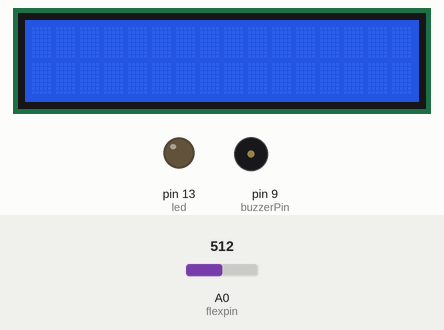
This sketch was run on a simulated Arduino Uno, built with avr-gcc and run on an emulated ATmega328P. On the bench: 16×2 character LCD, output pins drawn as LEDs (lit = HIGH), buzzer (waves = sounding). The inputs (shaded band) are chosen by the test bench; at power-on: A0 (flexpin) = 512. What the sketch prints to the serial monitor is not drawn.

Above: at 1.2 s.
1.3 s: A0 (flexpin) set to 716
At 5.6 s:
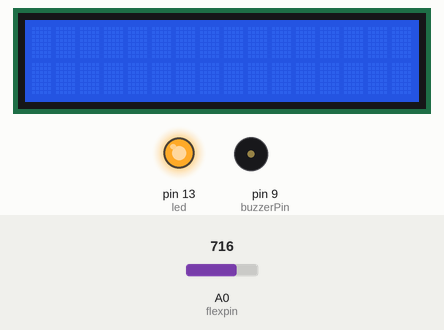
6.0 s: A0 (flexpin) set to 900
At 15.8 s:
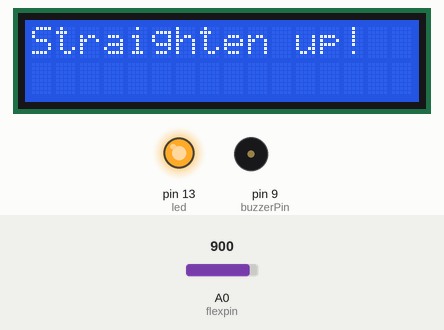
Timing chart, 0 to 27.9 s (numbered marks = the images above; inputs shaded):
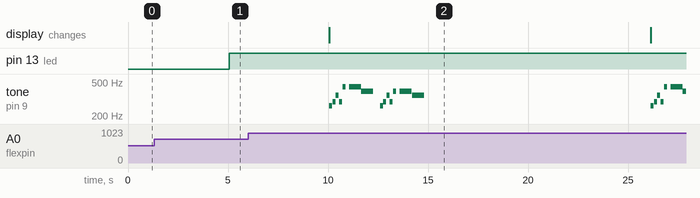

Measured:
- by itself, tone on pin 9 (buzzerPin): plays 262 Hz for 0.15 s, 294 Hz for 0.15 s, 349 Hz for 0.15 s, 294 Hz for 0.15 s, 440 Hz for 0.15 s, 440 Hz for 0.60 s … (21 notes in this stretch)

The sketch:

sketchflexSensorHackathon.ino
```cpp
/*
SparkFun Inventor's Kit
Example sketch 09

FLEX SENSOR

  Use the "flex sensor" to change the position of a servo

  In the previous sketch, we learned how to command a servo to
  mode to different positions. In this sketch, we'll introduce
  a new sensor, and use it to control the servo.

  A flex sensor is a plastic strip with a conductive coating.
  When the strip is straight, the coating will be a certain
  resistance. When the strip is bent, the particles in the coating
  get further apart, increasing the resistance. You can use this
  sensor to sense finger movement in gloves, door hinges, stuffed
  animals, etc. See http://www.sparkfun.com/tutorials/270 for
  more information.

Hardware connections:

  Flex sensor:

    The flex sensor is the plastic strip with black stripes.
    It senses bending away from the striped side.

    The flex sensor has two pins, and since it's a resistor,
    the pins are interchangable.

    Connect one of the pins to ANALOG IN pin 0 on the Arduino.
    Connect the same pin, through a 10K Ohm resistor (brown
    black orange) to GND.
    Connect the other pin to 5V.

*/


// Include the Liquid library to add LED-control functions:
#include <LiquidCrystal.h>

// Define the analog input pin to measure flex sensor position:

const int flexpin = 0;
const int buzzerPin = 9;
const int normalRange = 233;
const int forwardRange = 10;
const int backwardRange = 10;
const int outOfRangeTime = 5; // in seconds
int counter = 0;

LiquidCrystal lcd(12,11,5,4,3,2);

// Length must equal the total number of notes and spaces

const int songLength = 18;

// Notes is an array of text characters corresponding to the notes
// in your song. A space represents a rest (no tone)

char notes[] = "cdfda ag cdfdg gf "; // a space represents a rest

// Beats is an array of values for each note and rest.
// A "1" represents a quarter-note, 2 a half-note, etc.
// Don't forget that the rests (spaces) need a length as well.

int beats[] = {1,1,1,1,1,1,4,4,2,1,1,1,1,1,1,4,4,2};

// The tempo is how fast to play the song.
// To make the song play faster, decrease this value.

int tempo = 150;

void setup()
{
  // Use the serial monitor window to help debug our sketch:

  Serial.begin(9600);

  pinMode(13, OUTPUT); // led
  pinMode(buzzerPin, OUTPUT); // buzzer

  lcd.begin(16, 2);
  lcd.clear();
 // lcd.print("hello, world");

}


void loop()
{
  int flexposition;    // Input value from the analog pin.
//  int servoposition;   // Output value to the servo.
  flexposition = analogRead(flexpin);

  // Serial.print("sensor: ");
  Serial.write(flexposition/4);

  if (flexposition > normalRange + forwardRange || flexposition < normalRange - backwardRange)
  {
    counter = counter + 1;
    //Serial.println(counter);

    if (counter > 5)
    {
    //  Serial.println("Red light on");
      digitalWrite(13, HIGH);

      if (counter > 10)
      {
        lcd.print("Straighten up!");
        playSong();
        counter = 0;
      }
    }
  }
  else
  {
    counter = 0;
  //  Serial.println("Red light off");
    digitalWrite(13, LOW);
  }

  delay(1000);  // wait 1 second between servo updates
}

void playSong()
{
  int i, duration;

  for (i = 0; i < songLength; i++) // step through the song arrays
  {
    duration = beats[i] * tempo;  // length of note/rest in ms

    if (notes[i] == ' ')          // is this a rest?
    {
      delay(duration);            // then pause for a moment
    }
    else                          // otherwise, play the note
    {
      tone(buzzerPin, frequency(notes[i]), duration);
      delay(duration);            // wait for tone to finish
    }
    delay(tempo/10);              // brief pause between notes
  }
}

int frequency(char note)
{
  // This function takes a note character (a-g), and returns the
  // corresponding frequency in Hz for the tone() function.

  int i;
  const int numNotes = 8;  // number of notes we're storing

  // The following arrays hold the note characters and their
  // corresponding frequencies. The last "C" note is uppercase
  // to separate it from the first lowercase "c". If you want to
  // add more notes, you'll need to use unique characters.

  // For the "char" (character) type, we put single characters
  // in single quotes.

  char names[] = { 'c', 'd', 'e', 'f', 'g', 'a', 'b', 'C' };
  int frequencies[] = {262, 294, 330, 349, 392, 440, 494, 523};

  // Now we'll search through the letters in the array, and if
  // we find it, we'll return the frequency for that note.

  for (i = 0; i < numNotes; i++)  // Step through the notes
  {
    if (names[i] == note)         // Is this the one?
    {
      return(frequencies[i]);     // Yes! Return the frequency
    }
  }
  return(0);  // We looked through everything and didn't find it,
              // but we still need to return a value, so return 0.
}
```
